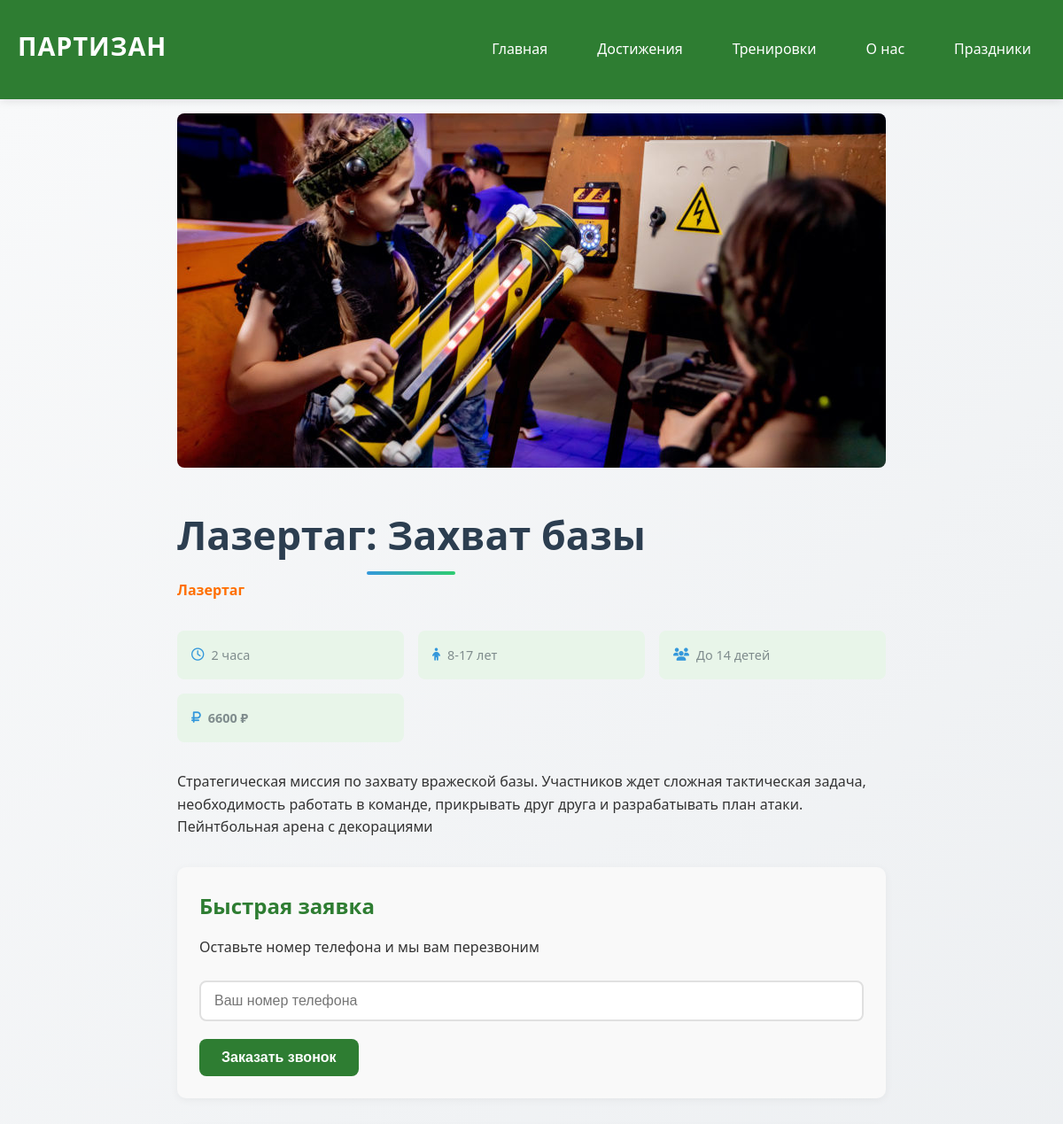
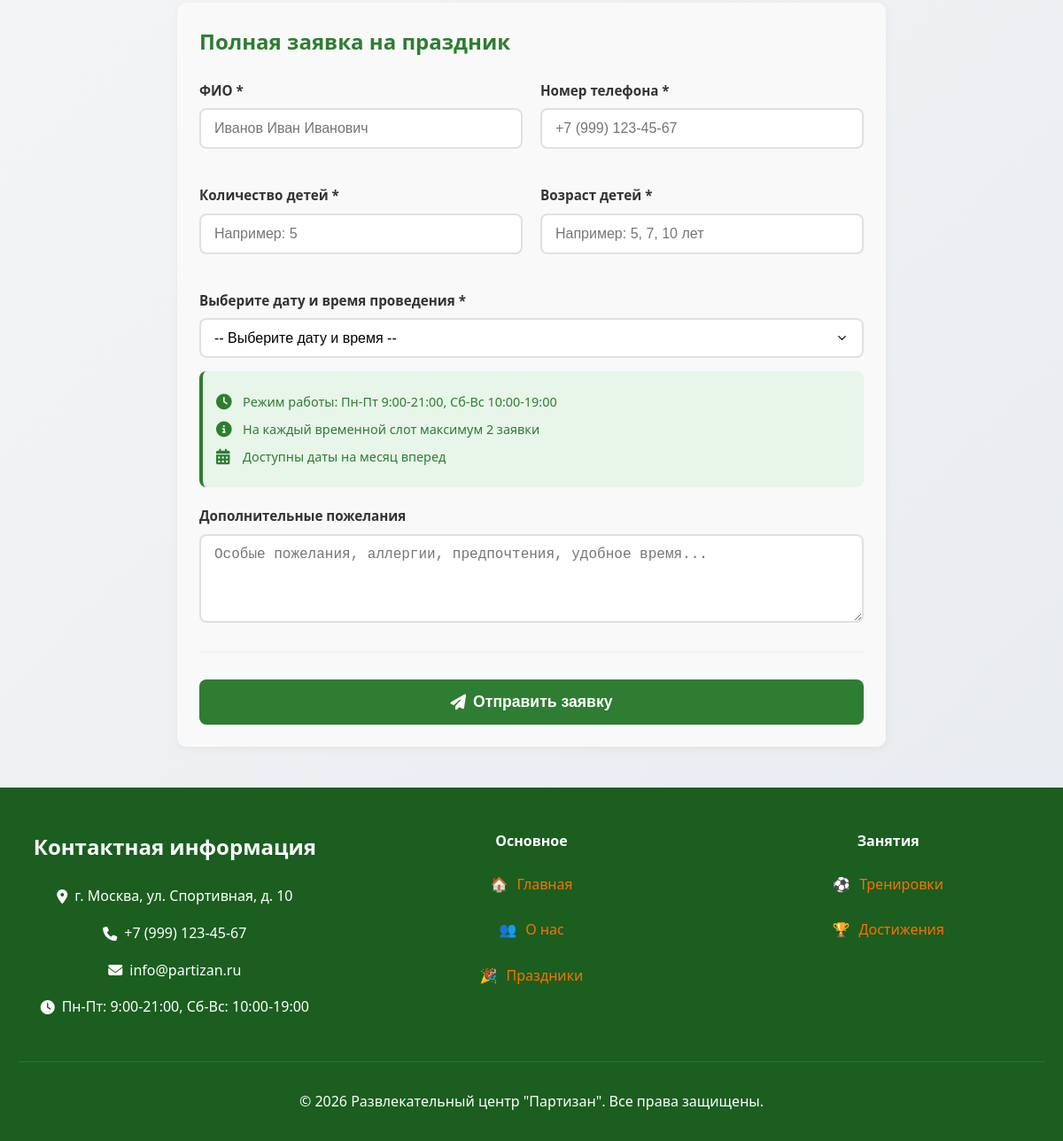
The app's page /holiday/lazertag-zahvat-bazy/ with its own data (2 pictures, top to bottom).
### partizan/models.py (models this page shows, shortened)
class Holiday(models.Model):
    category = models.ForeignKey(Category, on_delete=models.CASCADE,
                                related_name='holidays', verbose_name="Категория")
    title = models.CharField(max_length=200, verbose_name="Название праздника")
    slug = models.SlugField(max_length=200, unique=True, verbose_name="URL")
    image = models.ImageField(upload_to='holidays/', verbose_name="Фото")
    duration = models.CharField(max_length=50, verbose_name="Длительность")
    description = models.TextField(verbose_name="Описание")
    price = models.IntegerField(verbose_name="Цена (₽)", default=0)
    min_age = models.IntegerField(verbose_name="Минимальный возраст", default=3)
    max_age = models.IntegerField(verbose_name="Максимальный возраст", default=12)
    max_children = models.IntegerField(verbose_name="Максимум детей", default=10)
    active = models.BooleanField(default=True, verbose_name="Активный")
    class Meta:
        verbose_name = "Праздник"
        verbose_name_plural = "Праздники"

class Category(models.Model):
    name = models.CharField(max_length=100, verbose_name="Название категории")
    slug = models.SlugField(max_length=100, unique=True, verbose_name="URL")
    description = models.TextField(verbose_name="Описание", blank=True)
    class Meta:
        verbose_name = "Категория"
        verbose_name_plural = "Категории"

### partizan/views.py (the view, shortened to what this page needs)
# urls.py: path('holiday/<slug:holiday_slug>/', views.HolidayDetailView.as_view(), name='holiday_detail'),
class HolidayDetailView(DetailView):
    model = Holiday
    template_name = 'holiday_detail.html'
    context_object_name = 'holiday'
    slug_url_kwarg = 'holiday_slug'
    def get_context_data(self, **kwargs):
        context = super().get_context_data(**kwargs)
        holiday = self.object
        from datetime import date
        available_slots = HolidayDate.objects.filter(
            holiday=holiday,
            date__gte=date.today()
        ).order_by('date', 'time_slot')
        grouped_dates = {}
        context['available_dates_grouped'] = [
            {'date': date_str, 'slots': slots}
            for date_str, slots in grouped_dates.items()
        ]
        context['quick_form'] = QuickOrderForm(initial={'holiday': holiday.id})
        context['full_form'] = FullOrderForm()
        return context

### partizan/forms.py
class QuickOrderForm(forms.ModelForm):
    class Meta:
        model = QuickOrder
        fields = ['phone']
        widgets = {
            'phone': forms.TextInput(attrs={
                'placeholder': 'Ваш телефон',
                'class': 'form-input',
                'required': True
            }),
        }

### partizan/context_processors.py (called while the page is built)
def categories(request):
    return {
        'all_categories': Category.objects.all(),
        'contact_info': Contact.objects.first(),
    }

### templates/holiday_detail.html (shortened to what this page needs)
{% extends 'base.html' %}
{% load static %}
{% block content %}
<section class="section">
    <div class="container">
        <div class="holiday-detail">
            <div class="holiday-main">
                {% if holiday.image %}
                <img src="{{ holiday.image.url }}" alt="{{ holiday.title }}" class="holiday-detail-image">
                {% endif %}
                <div class="holiday-detail-info">
                    <h1 class="page-title">{{ holiday.title }}</h1>
                    <p class="holiday-category">{{ holiday.category.name }}</p>
                    <div class="holiday-meta">
                        <div class="meta-item">
                            <i class="far fa-clock"></i>
                            <span>{{ holiday.duration }}</span>
                        </div>
                        <div class="meta-item">
                            <i class="fas fa-child"></i>
                            <span>{{ holiday.min_age }}-{{ holiday.max_age }} лет</span>
                        </div>
                        <div class="meta-item">
                            <i class="fas fa-users"></i>
                            <span>До {{ holiday.max_children }} детей</span>
                        </div>
                        <div class="meta-item price">
                            <i class="fas fa-ruble-sign"></i>
                            <span>{{ holiday.price }} ₽</span>
                        </div>
                    </div>
                    <div class="holiday-description-full">
                        {{ holiday.description|linebreaks }}
                    </div>
                </div>
            </div>
            <div class="order-section">
                <h2>Быстрая заявка</h2>
                <p>Оставьте номер телефона и мы вам перезвоним</p>
                <form id="quick-order-form" class="order-form">
                    <div class="form-group">
                        <input type="tel" name="phone" placeholder="Ваш номер телефона" required class="form-input">
                    </div>
                    <button type="submit" class="btn btn-primary">Заказать звонок</button>
                </form>
            </div>
            <div class="order-section">
                <h2>Полная заявка на праздник</h2>
                <form id="full-order-form" class="order-form">
                    <div class="form-row">
                        <div class="form-group">
                            <label for="full_name">ФИО *</label>
                            <input type="text" id="full_name" name="full_name" placeholder="Иванов Иван Иванович" required class="form-input">
                        </div>
                        <div class="form-group">
                            <label for="phone">Номер телефона *</label>
                            <input type="tel" id="phone" name="phone" placeholder="+7 (999) 123-45-67" required class="form-input">
                        </div>
                    </div>
                    <div class="form-row">
                        <div class="form-group">
                            <label for="children_count">Количество детей *</label>
                            <input type="number" id="children_count" name="children_count" placeholder="Например: 5" min="1" max="{{ holiday.max_children }}" required class="form-input">
                        </div>
                        <div class="form-group">
                            <label for="age_of_children">Возраст детей *</label>
                            <input type="text" id="age_of_children" name="age_of_children" placeholder="Например: 5, 7, 10 лет" required class="form-input">
                        </div>
                    </div>
                    <div class="form-group">
                        <label for="date-select">Выберите дату и время проведения *</label>
                        <select id="date-select" name="date_id" required class="form-input">
                            <option value="">-- Выберите дату и время --</option>
                        </select>
                        <div class="schedule-info">
                            <p><i class="fas fa-clock"></i> Режим работы: Пн-Пт 9:00-21:00, Сб-Вс 10:00-19:00</p>
                            <p><i class="fas fa-info-circle"></i> На каждый временной слот максимум 2 заявки</p>
                            <p><i class="fas fa-calendar-alt"></i> Доступны даты на месяц вперед</p>
                        </div>
                    </div>
                    <div class="form-group">
                        <label for="notes">Дополнительные пожелания</label>
                        <textarea id="notes" name="notes" placeholder="Особые пожелания, аллергии, предпочтения, удобное время..." class="form-input" rows="4"></textarea>
                    </div>
                    <div class="form-footer">
                        <button type="submit" class="btn btn-primary btn-large">
                            <i class="fas fa-paper-plane"></i> Отправить заявку
                        </button>
                    </div>
                </form>
            </div>
        </div>
    </div>
</section>
{% endblock %}

### static/css/style.css (style rules this page uses)
* { margin: 0; padding: 0; box-sizing: border-box; }
:root { --primary-color: #2E7D32; --secondary-color: #FF6F00; --dark-color: #1B5E20; --light-color: #E8F5E9; --text-color: #333; --light-text: #666; --background: #fff; --shadow: 0 2px 10px rgba(0, 0, 0, 0.1); --border-radius: 8px; }
body { font-family: 'Segoe UI', Tahoma, Geneva, Verdana, sans-serif; line-height: 1.6; color: var(--text-color); background-color: var(--background); }
.container { max-width: 1200px; margin: 0 auto; padding: 0 20px; }
h1, h2, h3, h4 { margin-bottom: 1rem; }
h1 { font-size: 2.5rem; }
h2 { font-size: 2rem; }
p { margin-bottom: 1rem; }
.btn { display: inline-block; padding: 12px 24px; border: none; border-radius: var(--border-radius); font-size: 1rem; font-weight: 600; cursor: pointer; transition: all 0.3s; text-align: center; }
.btn-primary { background-color: var(--primary-color); color: white; }
.section { padding: 1rem 0; background: linear-gradient(135deg, #f8f9fa 0%, #e9ecef 100%); }
.holiday-category { color: var(--secondary-color); font-weight: 600; margin-bottom: 0.5rem; }
.holiday-meta { display: flex; gap: 1.5rem; margin: 1rem 0; color: var(--light-text); }
.price { font-size: 1.5rem; font-weight: 700; color: var(--primary-color); }
.holiday-detail { max-width: 800px; margin: 0 auto; }
.holiday-detail-image { width: 100%; height: 400px; object-fit: cover; border-radius: var(--border-radius); margin-bottom: 2rem; }
.holiday-meta { display: grid; grid-template-columns: repeat(auto-fit, minmax(200px, 1fr)); gap: 1rem; margin: 2rem 0; }
.meta-item { display: flex; align-items: center; gap: 0.5rem; padding: 1rem; background: var(--light-color); border-radius: var(--border-radius); }
.meta-item i { color: var(--primary-color); }
.order-section { background: white; padding: 2rem; border-radius: var(--border-radius); box-shadow: var(--shadow); margin: 2rem 0; }
.order-form { margin-top: 1.5rem; }
.form-input { width: 100%; padding: 12px; border: 1px solid #ddd; border-radius: var(--border-radius); font-size: 1rem; transition: border-color 0.3s; }
.form-group { margin-bottom: 1.5rem; }
.form-row { display: grid; grid-template-columns: 1fr 1fr; gap: 1rem; }
.page-title { text-align: center; color: #2c3e50; margin-bottom: 40px; font-size: 2.5rem; }
.page-title { text-align: center; color: var(--dark-color); margin-bottom: 10px; font-size: 2.8rem; }
.form-footer { display: flex; justify-content: space-between; align-items: center; flex-wrap: wrap; gap: 20px; margin-top: 40px; padding-top: 30px; border-top: 2px solid #f1f1f1; }
.page-title { color: #2c3e50; font-size: 2.8rem; margin-bottom: 15px; font-weight: 700; position: relative; display: inline-block; }
.page-title:after { content: ''; position: absolute; bottom: -10px; left: 50%; transform: translateX(-50%); width: 100px; height: 4px; background: linear-gradient(90deg, #3498db, #2ecc71); border-radius: 2px; }
.meta-item { display: flex; align-items: center; gap: 8px; color: #7f8c8d; font-size: 0.9rem; }
.meta-item i { color: #3498db; font-size: 0.9rem; }

### records on screen
Holiday: image (picture), title "Лазертаг: Захват базы", category.name "Лазертаг", duration "2 часа", min_age "8", max_age "17", max_children "14", price "6600", description "Стратегическая миссия по захвату вражеской базы. Участников ждет сложная тактическая задача, необходимость работать в команде, прикрывать друг друга и разрабатывать план атаки. Пейнтбольная арена с декорациями"
